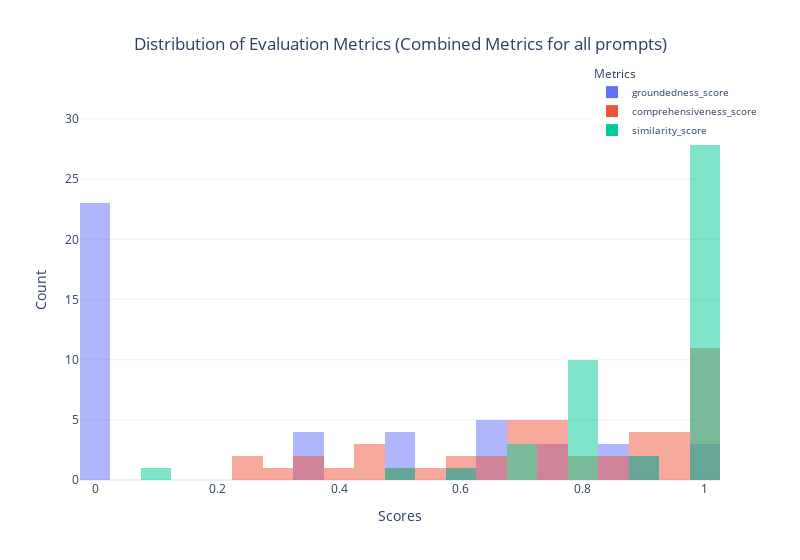

Notebook code cell kept with this figure:
### Code cell
import plotly.express as px
import pandas as pd

# Combine comp_data_1 and comp_data_2
combined_data = pd.concat([comp_data_1, comp_data_2]).fillna(0)

# Plotting the histogram for groundedness, comprehensiveness, and similarity scores using Plotly
fig = px.histogram(combined_data,  # Use combined data
                   x=['groundedness_score', 'comprehensiveness_score', 'similarity_score'], 
                   barmode='overlay', 
                   title='Distribution of Evaluation Metrics (Combined Data)',
                   labels={'value': 'Scores', 'variable': 'Metrics'},
                   template='plotly_white',
                   nbins=50)  # Increased the number of bins

fig.update_layout(
    title={'text': 'Distribution of Evaluation Metrics (Combined Metrics for all prompts)', 'x': 0.5, 'xanchor': 'center'},  # Center the title
    xaxis_title='Scores',
    yaxis_title='Count',
    legend_title='Metrics',
    legend=dict(x=0.8, y=1.1, traceorder='normal', font=dict(size=10)),  # Moved legend to the top right of the plot
    width=800  # Reduced the width of the plot
)

fig.show()

### Figure 1 — Plotly figure (JSON) as saved in the notebook; plotly's stock layout.template omitted (floating-point values rounded to 4 significant figures)
{"data": [{"alignmentgroup": "True", "bingroup": "x", "hovertemplate": "Metrics=groundedness_score<br>Scores=%{x}<br>count=%{y}<extra></extra>", "legendgroup": "groundedness_score", "marker": {"color": "#636efa", "opacity": 0.5, "pattern": {"shape": ""}}, "name": "groundedness_score", "nbinsx": 50, "offsetgroup": "groundedness_score", "orientation": "v", "showlegend": true, "type": "histogram", "x": [0.5833, 0, 0, 0, 0, 0, 0, 0, 0.5, 0, 1, 0, 0, 0, 0.75, 0, 0, 0.6667, 0, 0, 0, 0.9091, 0.5, 0, 0, 0.5, 0, 0.3333, 1, 0.6667, 0, 0.8571, 0.8333, 0.3333, 0, 0.7333, 0.8333, 0, 0.6667, 0.9009, 0.5, 0.75, 0.6667, 0, 1, 0.3333, 0.625, 0.3333], "xaxis": "x", "yaxis": "y"}, {"alignmentgroup": "True", "bingroup": "x", "hovertemplate": "Metrics=comprehensiveness_score<br>Scores=%{x}<br>count=%{y}<extra></extra>", "legendgroup": "comprehensiveness_score", "marker": {"color": "#EF553B", "opacity": 0.5, "pattern": {"shape": ""}}, "name": "comprehensiveness_score", "nbinsx": 50, "offsetgroup": "comprehensiveness_score", "orientation": "v", "showlegend": true, "type": "histogram", "x": [0.9375, 0.5, 1, 0.4167, 0.7083, 0.7778, 1, 0.3704, 0.9286, 1, 1, 0.9375, 0.6667, 0.8889, 1, 0.875, 1, 0.7619, 0.7083, 0.75, 0.8889, 1, 1, 0.25, 0.8596, 0.5333, 0.7333, 0.3, 0.697, 0.6042, 0.8571, 0.45, 0.6111, 0.4444, 0.7, 1, 0.3333, 0.9697, 0.7407, 0.6667, 1, 0.7667, 0.7143, 0.2381, 0.7879, 1, 0.875, 0.4444], "xaxis": "x", "yaxis": "y"}, {"alignmentgroup": "True", "bingroup": "x", "hovertemplate": "Metrics=similarity_score<br>Scores=%{x}<br>count=%{y}<extra></extra>", "legendgroup": "similarity_score", "marker": {"color": "#00cc96", "opacity": 0.5, "pattern": {"shape": ""}}, "name": "similarity_score", "nbinsx": 50, "offsetgroup": "similarity_score", "orientation": "v", "showlegend": true, "type": "histogram", "x": [0.9, 0.6, 0.8, 0.7, 0.9, 0.8, 1, 0.1, 0.8, 0.8, 0.8, 1, 0.8, 0.8, 1, 0.8, 1, 1, 0.7, 0.8, 1, 0.8, 1, 0.7, 1, 1, 1, 1, 1, 1, 1, 1, 1, 1, 1, 1, 1, 1, 1, 0.5, 1, 1, 1, 1, 1, 1, 1, 1], "xaxis": "x", "yaxis": "y"}], "layout": {"barmode": "overlay", "legend": {"font": {"size": 10}, "title": {"text": "Metrics"}, "tracegroupgap": 0, "traceorder": "normal", "x": 0.8, "y": 1.1}, "title": {"text": "Distribution of Evaluation Metrics (Combined Metrics for all prompts)", "x": 0.5, "xanchor": "center"}, "width": 800, "xaxis": {"anchor": "y", "domain": [0, 1], "title": {"text": "Scores"}}, "yaxis": {"anchor": "x", "domain": [0, 1], "title": {"text": "Count"}}}}
